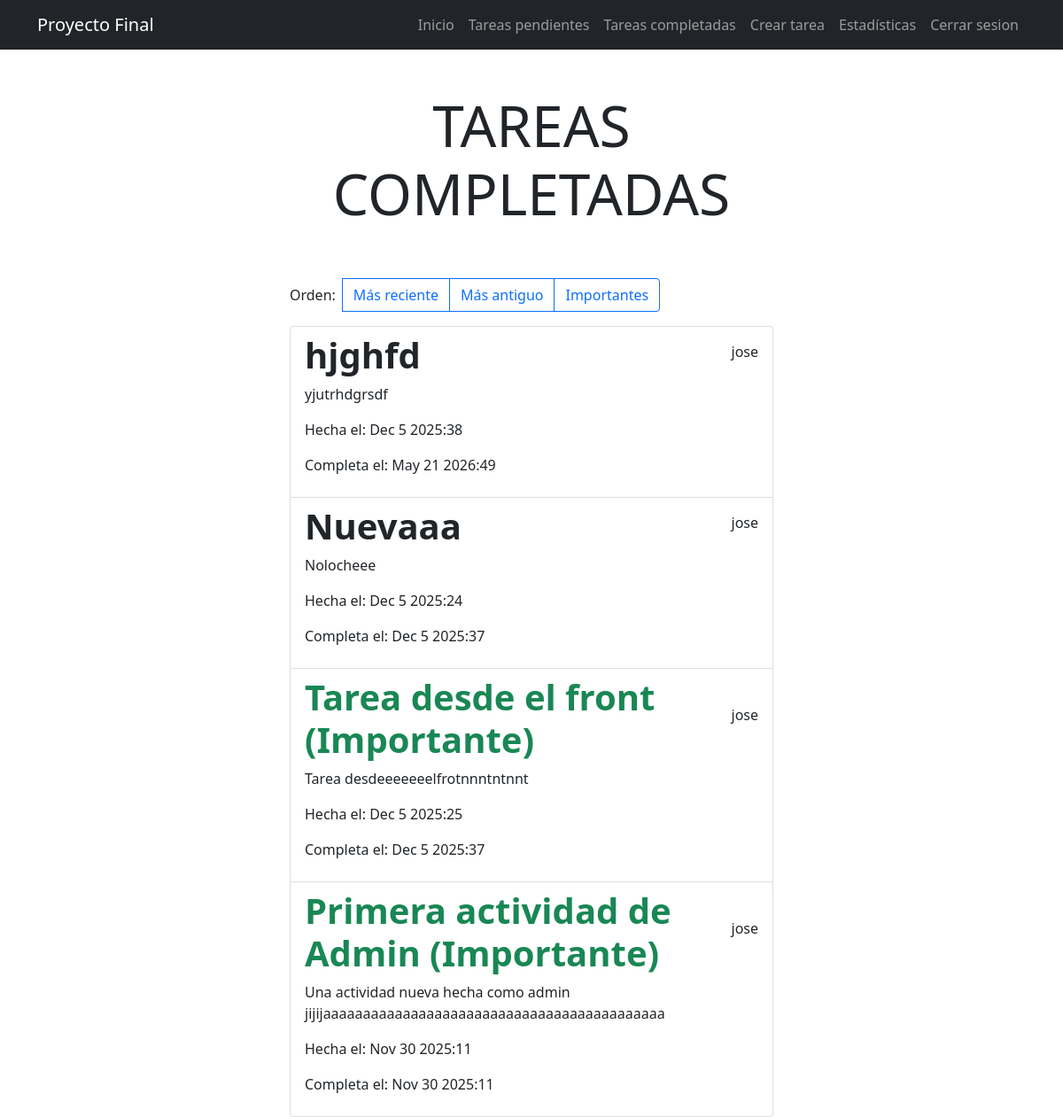
The app's page /tasks_completed/ (signed in) with its own data.
### tasks/models.py (models this page shows, shortened)
class Task(models.Model):
    title = models.CharField(max_length=200)
    description = models.TextField(blank=True)
    completed = models.BooleanField(default=False)
    created_at = models.DateTimeField(auto_now_add=True)
    datecompleted = models.DateTimeField(null=True, blank=True)
    important = models.BooleanField(default=False)
    user = models.ForeignKey(User, on_delete=models.CASCADE)

### tasks/views.py (the view)
# urls.py: path('tasks_completed/', views.tasks_completed, name='tasks_completed'),
@login_required
def tasks_completed(request):
    tasks = Task.objects.filter(user = request.user, datecompleted__isnull=False).order_by('-datecompleted')
    return render(request, 'tasks.html', {'tasks': tasks})

### tasks/templates/tasks.html
{% extends "base.html" %}
{% block content %}
<main class="container">
    <div class="row">
        <div class="col-md-6 offset-md-3">
            <div>
                {% if request.path == '/tasks/' or request.resolver_match.rul_name == 'tasks' or request.path == '/tasks_recent/' or request.resolver_match.rul_name == 'tasks_recent' or request.path == '/tasks_important/' or request.resolver_match.rul_name == 'tasks_important' or request.path == '/tasks_last/' or request.resolver_match.rul_name == 'tasks_last' %}
                </p>
                <h1 class="text-center display-3 py-5">TAREAS PENDIENTES</h1>
                {% elif request.path == '/tasks_completed/' or request.resolver_match.rul_name == 'tasks_completed' or request.path == '/tasks_recent_completed/' or request.resolver_match.rul_name == 'tasks_recent_completed' or request.path == '/tasks_important_completed/' or request.resolver_match.rul_name == 'tasks_important_completed' or request.path == '/tasks_last_completed/' or request.resolver_match.rul_name == 'tasks_last_completed' %}
                <h1 class="text-center display-3 py-5">TAREAS COMPLETADAS</h1>
                {% endif %}
            </div>
            <div class="btn-group" role="group" aria-label="Basic example">
                <span class="me-2 align-self-center">Orden:</span>
                <div class="btn-group" role="group">
                    {% if request.path == '/tasks/' or request.resolver_match.rul_name == 'tasks' or request.path == '/tasks_recent/' or request.resolver_match.rul_name == 'tasks_recent' or request.path == '/tasks_important/' or request.resolver_match.rul_name == 'tasks_important' or request.path == '/tasks_last/' or request.resolver_match.rul_name == 'tasks_last' %}
                    <a href="/tasks_recent/"
                        class="btn {% if request.path == '/tasks_recent/' or request.resolver_match.url_name == 'tasks_recent' %}btn-primary{% else %}btn-outline-primary{% endif %}">Más
                        reciente</a>
                    <a href="/tasks_last/"
                        class="btn {% if request.path == '/tasks_last/' or request.resolver_match.url_name == 'tasks_last' %}btn-primary{% else %}btn-outline-primary{% endif %}">Más
                        antiguo</a>
                    <a href="/tasks_important/"
                        class="btn {% if request.path == '/tasks_important/' or request.resolver_match.url_name == 'tasks_important' %}btn-primary{% else %}btn-outline-primary{% endif %}">Importantes</a>
                    {% elif request.path == '/tasks_completed/' or request.resolver_match.rul_name == 'tasks_completed' or request.path == '/tasks_recent_completed/' or request.resolver_match.rul_name == 'tasks_recent_completed' or request.path == '/tasks_important_completed/' or request.resolver_match.rul_name == 'tasks_important_completed' or request.path == '/tasks_last_completed/' or request.resolver_match.rul_name == 'tasks_last_completed' %}
                    <a href="/tasks_recent_completed/"
                        class="btn {% if request.path == '/tasks_recent/' or request.resolver_match.url_name == 'tasks_recent' %}btn-primary{% else %}btn-outline-primary{% endif %}">Más
                        reciente</a>
                    <a href="/tasks_last_completed/"
                        class="btn {% if request.path == '/tasks_last/' or request.resolver_match.url_name == 'tasks_last' %}btn-primary{% else %}btn-outline-primary{% endif %}">Más
                        antiguo</a>
                    <a href="/tasks_important_completed/"
                        class="btn {% if request.path == '/tasks_important/' or request.resolver_match.url_name == 'tasks_important' %}btn-primary{% else %}btn-outline-primary{% endif %}">Importantes</a>
                    {% endif %}
                </div>
            </div>
            <ul class="list-group mt-3">
                {% for task in tasks %}
                <a href="{% url 'task_detail' task.id %}" class="list-group-item">
                    <header class="d-flex justify-content-between align-items-center">
                        {% if task.important %}
                        <h1 class="fw-bold text-success">{{ task.title }} (Importante)</h1>
                        {% else %}
                        <h1 class="fw-bold">{{ task.title }}</h1>
                        {% endif %}
                        <p>{{ task.user.username }}</p>
                    </header>
                    <p>{{ task.description }}</p>
                    <p>Hecha el: {{ task.created_at|date:'M j Y:i' }}</p>
                    {% if task.datecompleted %}
                    <p>Completa el: {{ task.datecompleted|date:'M j Y:i' }}</p>
                    {% else %}
                    <p>Sin completar</p>
                    {% endif %}
                </a>
                {% empty %}
                <li>
                    <h1>No hay tareas disponibles.</h1>
                </li>
                {% endfor %}
            </ul>
        </div>
    </div>
</main>
{% endblock %}

### records on screen
Task: title "hjghfd", user.username "jose", description "yjutrhdgrsdf", created_at "Dec 5 2025:38", datecompleted "May 21 2026:49"
Task: title "Nuevaaa", user.username "jose", description "Nolocheee", created_at "Dec 5 2025:24", datecompleted "Dec 5 2025:37"
Task: title "Tarea desde el front", user.username "jose", description "Tarea desdeeeeeeelfrotnnntntnnt", created_at "Dec 5 2025:25", datecompleted "Dec 5 2025:37"
Task: title "Primera actividad de Admin", user.username "jose", description "Una actividad nueva hecha como admin jijijaaaaaaaaaaaaaaaaaaaaaaaaaaaaaaaaaaaaaaaaaaa", created_at "Nov 30 2025:11", datecompleted "Nov 30 2025:11"
